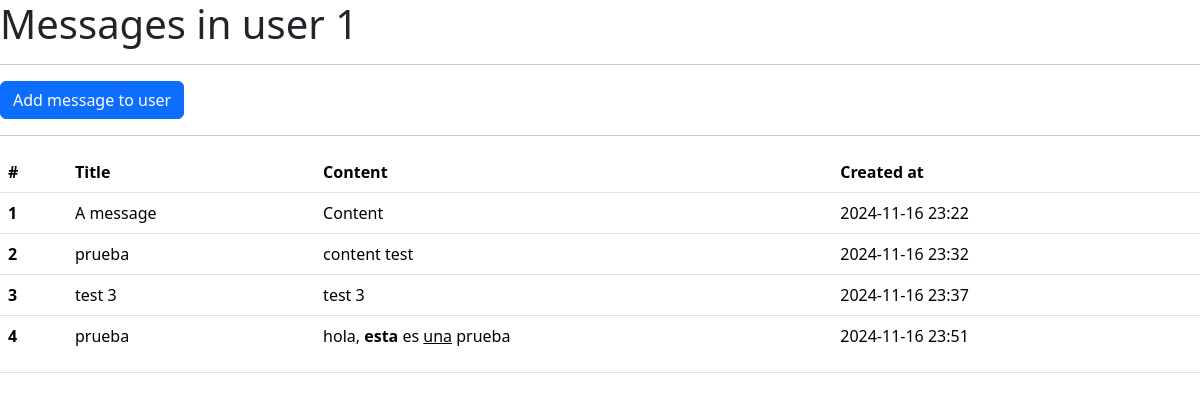
/users/1/messages, run on the app's committed database.
### main.py (models this page shows, shortened)
class Message(db.Model):
    __tablename__ = "messages"
    id = db.Column(db.Integer, primary_key=True, autoincrement=True)
    title = db.Column(db.String(200))
    content = db.Column(db.Text)
    created_at = db.Column(db.DateTime(timezone=True), server_default=func.now())
    user_id = db.Column(db.Integer, db.ForeignKey("users.id"))
    user = db.relationship("User", backref="user")

### main.py (the view)
@app.route("/users/<user_id>/messages")
def users_by_id_messages(user_id):
    user = User.query.get_or_404(user_id)
    items = Message.query.filter_by(user = user).all()
    return render_template("messages.html", items=items, user=user)

### templates/messages.html (shortened to what this page needs)
{% extends 'base.html' %}
{% block content %}
<h1>Messages in user {{ user.id }}</h1>
<hr>
<a href="{{ url_for('users_by_id_add_message', user_id=user.id) }}" class="btn btn-primary">Add message to user</a>
<hr>
<table class="table">
    <thead>
      <tr>
        <th scope="col">#</th>
        <th scope="col">Title</th>
        <th scope="col">Content</th>
        <th scope="col">Created at</th>
      </tr>
    </thead>
    <tbody>
      {% for item in items %}
      <tr>
        <th scope="row">{{ item.id }}</th>
        <td>{{ item.title }}</td>
        <td>{{ item.content|safe }}</td>
        <td>{{ item.created_at.strftime('%Y-%m-%d %H:%M') }}</td>
      </tr>
      {% endfor %}
    </tbody>
  </table>
{% endblock %}

### data on the page
Message: id "1", title "A message", content "Content", created_at "2024-11-16 23:22"
Message: id "2", title "prueba", content "content test", created_at "2024-11-16 23:32"
Message: id "3", title "test 3", content "test 3", created_at "2024-11-16 23:37"
Message: id "4", title "prueba", content "hola, esta es una prueba", created_at "2024-11-16 23:51"
